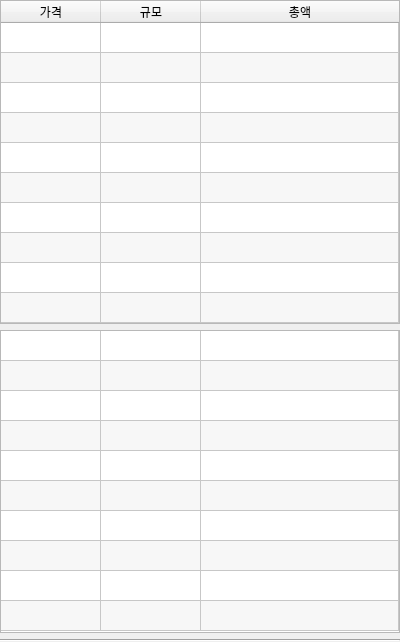
<?xml version="1.0" encoding="UTF-8"?>
<ui version="4.0">
 <class>Form</class>
 <widget class="QWidget" name="Form">
  <property name="geometry">
   <rect>
    <x>0</x>
    <y>0</y>
    <width>400</width>
    <height>642</height>
   </rect>
  </property>
  <property name="sizePolicy">
   <sizepolicy hsizetype="Minimum" vsizetype="Minimum">
    <horstretch>0</horstretch>
    <verstretch>0</verstretch>
   </sizepolicy>
  </property>
  <property name="minimumSize">
   <size>
    <width>400</width>
    <height>0</height>
   </size>
  </property>
  <property name="maximumSize">
   <size>
    <width>16777215</width>
    <height>16777215</height>
   </size>
  </property>
  <property name="windowTitle">
   <string>Form</string>
  </property>
  <layout class="QVBoxLayout" name="verticalLayout">
   <property name="leftMargin">
    <number>0</number>
   </property>
   <property name="topMargin">
    <number>0</number>
   </property>
   <property name="rightMargin">
    <number>0</number>
   </property>
   <property name="bottomMargin">
    <number>0</number>
   </property>
   <item>
    <widget class="QTableWidget" name="tableAsks">
     <property name="sizePolicy">
      <sizepolicy hsizetype="Minimum" vsizetype="Minimum">
       <horstretch>0</horstretch>
       <verstretch>0</verstretch>
      </sizepolicy>
     </property>
     <property name="minimumSize">
      <size>
       <width>0</width>
       <height>0</height>
      </size>
     </property>
     <property name="verticalScrollBarPolicy">
      <enum>Qt::ScrollBarAlwaysOff</enum>
     </property>
     <property name="horizontalScrollBarPolicy">
      <enum>Qt::ScrollBarAlwaysOff</enum>
     </property>
     <property name="sizeAdjustPolicy">
      <enum>QAbstractScrollArea::AdjustToContents</enum>
     </property>
     <property name="autoScroll">
      <bool>false</bool>
     </property>
     <property name="editTriggers">
      <set>QAbstractItemView::NoEditTriggers</set>
     </property>
     <property name="alternatingRowColors">
      <bool>true</bool>
     </property>
     <property name="rowCount">
      <number>10</number>
     </property>
     <property name="columnCount">
      <number>3</number>
     </property>
     <attribute name="horizontalHeaderMinimumSectionSize">
      <number>34</number>
     </attribute>
     <attribute name="horizontalHeaderStretchLastSection">
      <bool>true</bool>
     </attribute>
     <attribute name="verticalHeaderVisible">
      <bool>false</bool>
     </attribute>
     <attribute name="verticalHeaderStretchLastSection">
      <bool>false</bool>
     </attribute>
     <row/>
     <row/>
     <row/>
     <row/>
     <row/>
     <row/>
     <row/>
     <row/>
     <row/>
     <row/>
     <column>
      <property name="text">
       <string>가격</string>
      </property>
     </column>
     <column>
      <property name="text">
       <string>규모</string>
      </property>
      <property name="textAlignment">
       <set>AlignCenter</set>
      </property>
     </column>
     <column>
      <property name="text">
       <string>총액</string>
      </property>
      <property name="textAlignment">
       <set>AlignHCenter|AlignTop</set>
      </property>
     </column>
     <item row="0" column="2">
      <property name="text">
       <string/>
      </property>
     </item>
    </widget>
   </item>
   <item>
    <widget class="QTableWidget" name="tableBids">
     <property name="sizePolicy">
      <sizepolicy hsizetype="Minimum" vsizetype="Minimum">
       <horstretch>0</horstretch>
       <verstretch>0</verstretch>
      </sizepolicy>
     </property>
     <property name="minimumSize">
      <size>
       <width>0</width>
       <height>0</height>
      </size>
     </property>
     <property name="verticalScrollBarPolicy">
      <enum>Qt::ScrollBarAlwaysOff</enum>
     </property>
     <property name="horizontalScrollBarPolicy">
      <enum>Qt::ScrollBarAlwaysOff</enum>
     </property>
     <property name="sizeAdjustPolicy">
      <enum>QAbstractScrollArea::AdjustToContents</enum>
     </property>
     <property name="autoScroll">
      <bool>false</bool>
     </property>
     <property name="editTriggers">
      <set>QAbstractItemView::NoEditTriggers</set>
     </property>
     <property name="alternatingRowColors">
      <bool>true</bool>
     </property>
     <property name="rowCount">
      <number>10</number>
     </property>
     <property name="columnCount">
      <number>3</number>
     </property>
     <attribute name="horizontalHeaderVisible">
      <bool>false</bool>
     </attribute>
     <attribute name="horizontalHeaderStretchLastSection">
      <bool>true</bool>
     </attribute>
     <attribute name="verticalHeaderVisible">
      <bool>false</bool>
     </attribute>
     <attribute name="verticalHeaderStretchLastSection">
      <bool>false</bool>
     </attribute>
     <row/>
     <row/>
     <row/>
     <row/>
     <row/>
     <row/>
     <row/>
     <row/>
     <row/>
     <row/>
     <column/>
     <column/>
     <column/>
    </widget>
   </item>
   <item>
    <widget class="Line" name="line">
     <property name="orientation">
      <enum>Qt::Horizontal</enum>
     </property>
    </widget>
   </item>
  </layout>
 </widget>
 <resources/>
 <connections/>
</ui>
